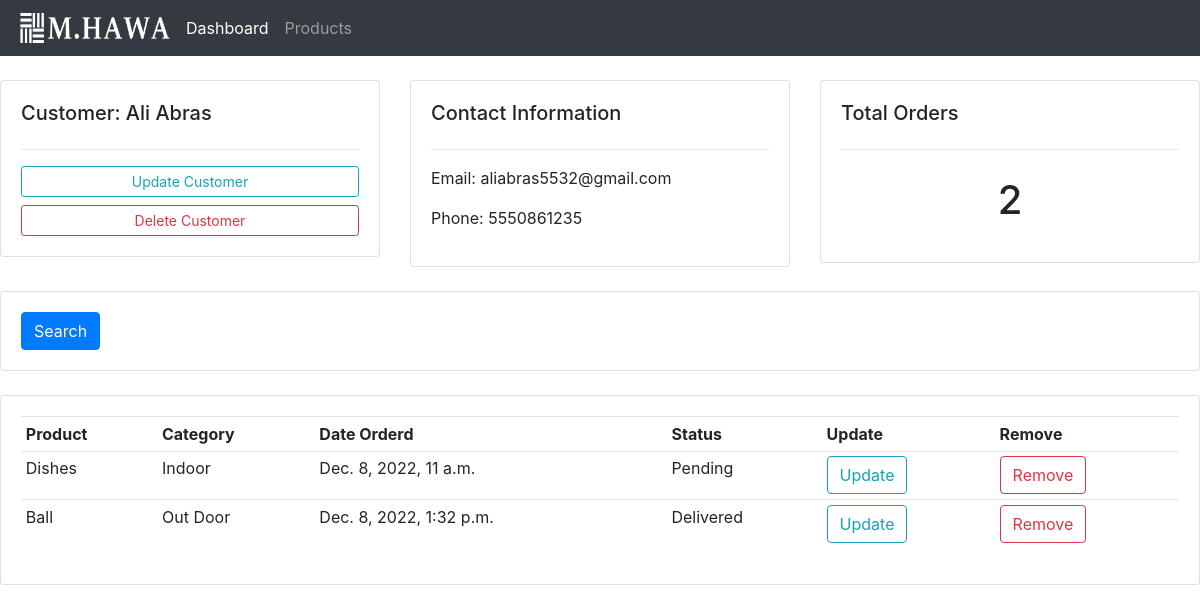
The app's page /customer/2/ with its own data.
### accounts/models.py (models this page shows, shortened)
class Customer(models.Model):
    name = models.CharField(max_length=50, null=True)
    phone = models.CharField(max_length=15, null=True)
    email = models.CharField(max_length=50, null=True)
    date_created = models.DateTimeField(auto_now_add=True, null=True)
    def __str__(self):
        return self.name

class Order(models.Model):
    STATUS = (
        ('Pending', 'Pending'),
        ('Out for delivery', 'Out for delivery'),
        ('Delivered', 'Delivered'),
    )
    customer = models.ForeignKey(Customer, null=True, on_delete=models.SET_NULL)
    product = models.ForeignKey(Product, null=True, on_delete=models.SET_NULL)
    date_created = date_created = models.DateTimeField(auto_now_add=True, null=True)
    status = models.CharField(max_length=100, choices=STATUS, null=True)

class Product(models.Model):
    CATEGORY = (
        ('Indoor', 'Indoor'),
        ('Out Door', 'Out Door'),
    )
    name = models.CharField(max_length=100)
    price = models.FloatField(null=True)
    category = models.CharField(max_length=50, null=True, choices=CATEGORY)
    description = models.TextField(max_length=200, null=True, blank=True)
    date_created = date_created = models.DateTimeField(auto_now_add=True, null=True)
    tags = models.ManyToManyField(Tag)
    def __str__(self):
        return self.name

### accounts/views.py (the view)
# urls.py: path('customer/<str:pk>/', views.customer, name='customer'),
def customer(request, pk):
    customer = Customer.objects.get(id=pk)
    orders = customer.order_set.all()
    total_orders = orders.count()
    context = {'customer': customer, 'orders': orders, 'total_orders': total_orders}
    return render(request, 'accounts/customer.html', context)

### accounts/templates/accounts/customer.html
{% extends 'base.html' %}
{% block content %}
<br>
<div class="row">
    <div class="col-md">
        <div class="card card-body">
            <h5>Customer: {{customer}}</h5>
            <hr>
            <a href="" class="btn btn-outline-info btn-sm btn-block">Update Customer</a>
            <a href="" class="btn btn-outline-danger btn-sm btn-block">Delete Customer</a>
        </div>
    </div>
    <div class="col-md">
        <div class="card card-body">
            <h5>Contact Information</h5>
            <hr>
            <p>Email: {{customer.email}}</p>
            <p>Phone: {{customer.phone}}</p>
        </div>
    </div>
    <div class="col-md">
        <div class="card card-body">
            <h5>Total Orders</h5>
            <hr>
            <h1 style="text-align: center; padding:10px">{{total_orders}}</h1>
        </div>
    </div>
</div>
<br>
<div class="row">
    <div class="col">
        <div class="card card-body">
            <form action="" method="get">
                <button class="btn btn-primary" type="submit">Search</button>
            </form>
        </div>
    </div>
</div>
<br>
<div class="row">
    <div class="col-md">
        <div class="card card-body">
            <table class="table table-sm">
                <tr>
                    <th>Product</th>
                    <th>Category</th>
                    <th>Date Orderd</th>
                    <th>Status</th>
                    <th>Update</th>
                    <th>Remove</th>
                </tr>
                {% for order in orders %}
                    <tr>
                        <td>{{order.product}}</td>
                        <td>{{order.product.category}}</td>
                        <td>{{order.date_created}}</td>
                        <td>{{order.status}}</td>
                        <td><a class="btn btn-outline-info" href="{% url 'update-order' order.id %}">Update</a></td>
                        <td><a class="btn btn-outline-danger" href="{% url 'delete-order' order.id %}">Remove</a></td>
                    </tr>
                {% endfor %}
            </table>
        </div>
    </div>
</div>
{% endblock content %}

### static/css/main.css (style rules this page uses)
body { background-color: #ebeff5; }

### records on screen
Customer: name "Ali Abras", email "aliabras5532@gmail.com", phone "5550861235"
Order: product "Dishes", product.category "Indoor", date_created "Dec. 8, 2022, 11 a.m.", status "Pending"
Order: product "Ball", product.category "Out Door", date_created "Dec. 8, 2022, 1:32 p.m.", status "Delivered"

### other values on screen
{{ total_orders }} "2"
